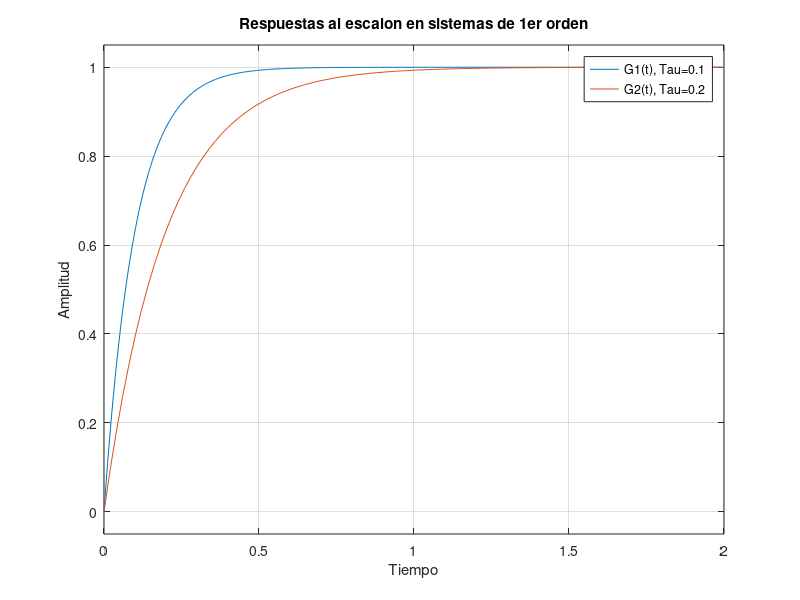

Reproduce this figure in MATLAB. (Note: this script raises an error after producing the figure.)
T1 = 0.1
T2 = 0.2

num = [1]
den = [T1 1]

G1 = tf(num, den)

num2 = [1]
den2 = [T2 1]

G2 = tf(num2, den2)
step(G1,G2)
title("Respuestas al escalon en sistemas de 1er orden")
ylabel("Amplitud")
xlabel("Tiempo")
legend('G1(t), Tau=0.1','G2(t), Tau=0.2')
%% 
% Parámetros del sistema

z='' %Sin ceros

% Sistema de segundo orden1
p=-1
k=-p;
[num,dem]=zp2tf(z,p,k) %Pasa de ceros y polos a funcion de transferencia(num y denominador)
G=tf(num,dem)
% Respuesta al escalón
figure;
step(G);
title('Respuesta al escalón');

% Respuesta al impulso
figure;
impulse(G);
title('Respuesta al impulso');
